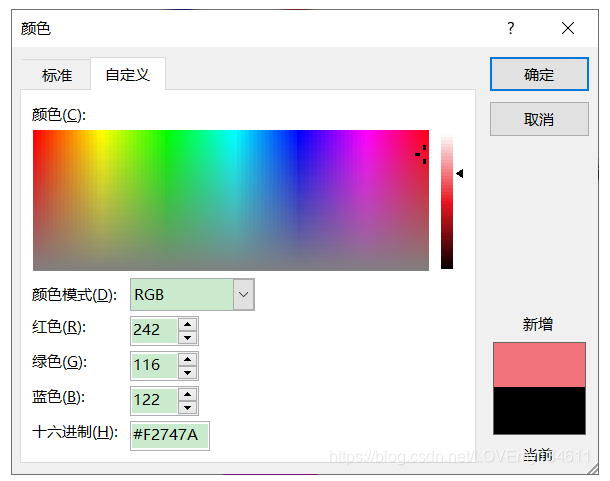
#> input picture python_note/python-cv/rgb.png, 610 x 481 px
$ python demo16_rotate_image.py
#> lines starting #> are read from the running program, lines starting #| are printed output that depends on the picture
import cv2
import numpy as np

# 加载原始图像
img = cv2.imread("rgb.png")
#> img is the input picture: shape (481, 610, 3); mean B, G, R 214.3, 214.7, 215.9

# OpenCV 提供了 getRotationMatrix2D() 函数来计算旋转矩阵，
# 并使用 warpAffine() 函数来执行图像的旋转操作
#
# getRotationMatrix2D函数 主要用于获得图像绕着 某一点的旋转矩阵
# getRotationMatrix2D(Point2f center, double angle, double scale)
# Point2f center：表示旋转的中心点
# double angle：表示旋转的角度（逆时针）
# double scale：图像缩放因子
#
# 得到旋转矩阵,2行3列，前两列为旋转角度、第三列为图片平移距离

# 仿射变换，包括平移(transform)、旋转(rotate)、缩放(scale)、剪切(shear)
# 是一种二维坐标到二维坐标之间的线性变换
# img_out = cv.warpAffine(img, mat, size)
#
# img_out -- 输出图像
# img -- 原始图像
# mat -- 2×3的变换矩阵
# size -- 变换后图像尺寸
#
# 本质上是另外两种简单变换的叠加：一个是线性变换，一个是平移变换。
# 该变换能保证图像的平直性和平行性，原来的直线仿射变换后还是直线，
# 原来的平行线经过仿射变换之后还是平行线。
# 进行哪种形式的仿射变换完全取决于变换矩阵mat。
# #           平移变换
# # mat = [[1,0,dx],
# #        [0,1,dy]]
# #           旋转变换
# # mat = cv2.getRotationMatrix2D(center, angle, scale)
# #           仿射变换
# # 变换矩阵mat可通过cv.getAffineTransfrom(points1, points2)函数获得
# # 变换矩阵的获取需要至少三组变换前后对应的点坐标，设取原图上的三个点组成矩阵points1，变换后的三个点组成的矩阵points2
# # mat = cv.getAffineTransform(points1, points2)

##
# 一、普通旋转
height, width = img.shape[:2]
#> height = 481; width = 610

# 计算旋转矩阵
rotation_matrix = cv2.getRotationMatrix2D((width/2, height/2), 45, 1)

# 旋转图像
rotated_img = cv2.warpAffine(img, rotation_matrix, (width, height))
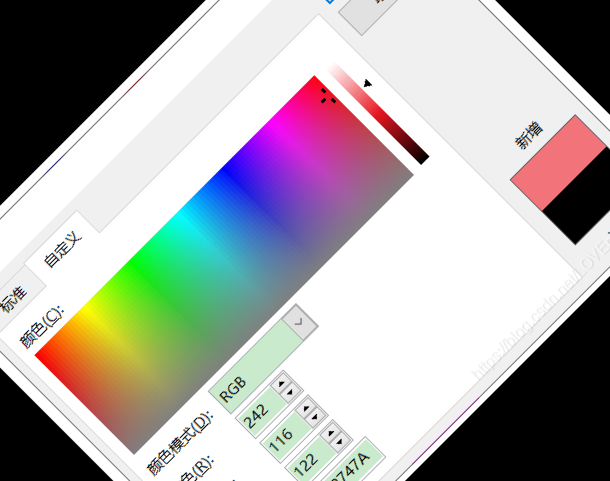
#> rotated_img: shape (481, 610, 3); mean B, G, R 170.4, 170.9, 172.4

# 显示旋转后的图像
cv2.imshow('Rotated Image', rotated_img)
cv2.waitKey(0)
cv2.destroyAllWindows()

##
# 二、旋转后完全显示
# 虽然已经能够绕任意点旋转，但是图片并不能显示完全，
# 所以还可以使用如下代码进行自适应调整图片大小。
rows, cols = img.shape[:2]
#> rows = 481; cols = 610
M = cv2.getRotationMatrix2D((cols / 2, rows / 2), 145, 1)

# 自适应图片边框大小,实际上就是简单的几何运算
cos = np.abs(M[0, 0])
#> cos = 0.819
sin = np.abs(M[0, 1])
#> sin = 0.574
new_w = rows * sin + cols * cos
#> new_w = 775.6
new_h = rows * cos + cols * sin
#> new_h = 743.9
M[0, 2] += (new_w - cols) * 0.5
M[1, 2] += (new_h - rows) * 0.5
w = int(np.round(new_w))
#> w = 776
h = int(np.round(new_h))
#> h = 744
res2 = cv2.warpAffine(img, M, (w, h))
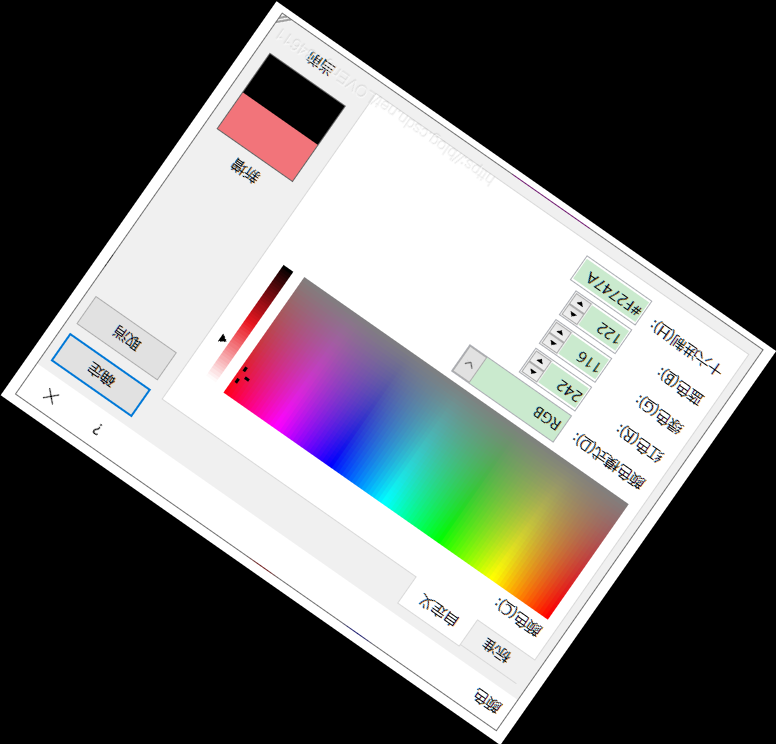
#> res2: shape (744, 776, 3); mean B, G, R 108.9, 109.1, 109.7

# 显示旋转后的图像
cv2.imshow('Dynamic Rotated Image', res2)
cv2.waitKey(0)
cv2.destroyAllWindows()
##
# 平移图片
height, width = img.shape[:2]

dx = 50
dy = 100
mat_shift = np.float32([[1, 0, dx],
                        [0, 1, dy]])

res2 = cv2.warpAffine(img, mat_shift, (width, height))
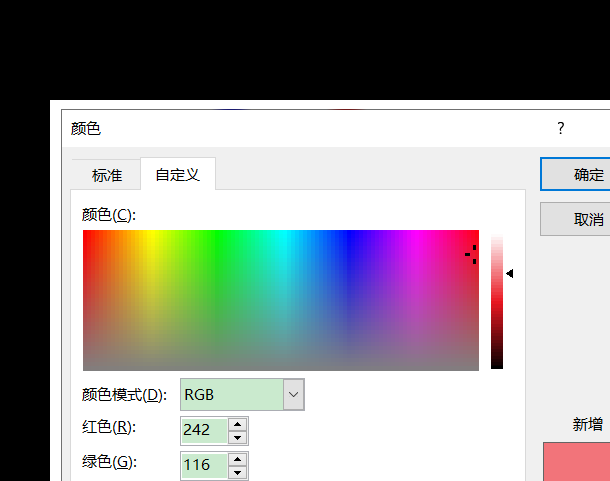
#> res2: shape (481, 610, 3); mean B, G, R 152.7, 153, 154

cv2.imshow('Shift Image', res2)
cv2.waitKey(0)
cv2.destroyAllWindows()
##
# 一般仿射变换
height, width = img.shape[:2]
points1 = np.float32([[30, 30], [100, 40], [40, 100]])
points2 = np.float32([[60, 60], [200, 80], [80, 200]])
mat_affine = cv2.getAffineTransform(points1, points2)
image_affine = cv2.warpAffine(img, mat_affine, (width, height))
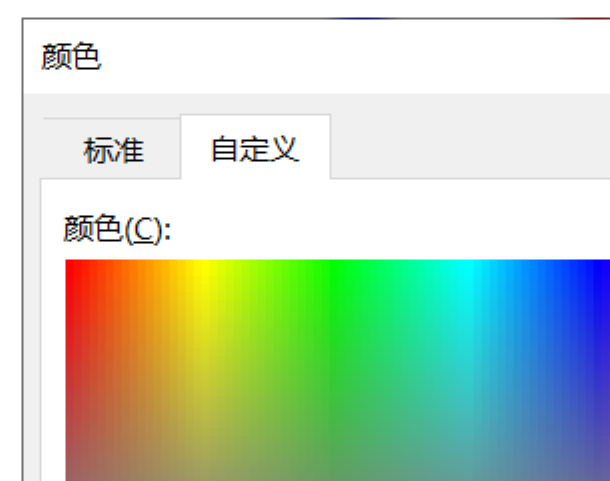
#> image_affine: shape (481, 610, 3); mean B, G, R 189.4, 211.9, 188.8
cv2.imshow("image_affine", image_affine)
cv2.waitKey(delay=0)
cv2.destroyAllWindows()

##
# 透视变换
# 透视变换（Perspective Transformation） 也叫视角转换，
# 是将图片投影到一个新的视平面，也称作投影映射。
# 顾名思义，将图片从一个视角转换到另一个视角
# 该变换能保证图像的平直性，不保证平行性，透视变换可保持直线不变形，但是平行线可能不再平行。
#
# img_out = cv.warpPerspective(img, mat, size)
#
# img_out -- 输出图像
# img -- 原始图像
# mat -- 3×3的变换矩阵
# size -- 变换后图像尺寸
#
# 变换矩阵mat可通过cv.getPerspectiveTransform()函数获得，
# 原理和cv.getAffineTransform()相同
# 透视变换至少需要四组变换前后对应的点坐标
# 设取原图上的四个点组成矩阵points1，变换后的四个点组成的矩阵points2

height, width = img.shape[:2]

points1 = np.float32([[30, 30], [10, 40], [40, 10], [5, 15]])
points2 = np.float32([[0, 0], [400, 0], [0, 400], [400, 400]])

mat_perspective = cv2.getPerspectiveTransform(points1, points2)
image_perspective = cv2.warpPerspective(img, mat_perspective, (width, height))
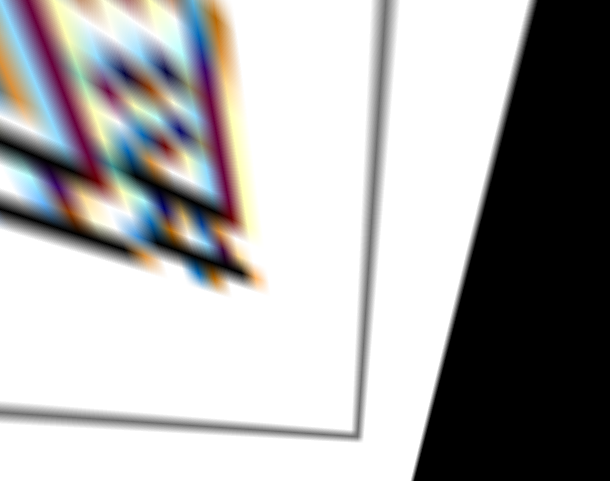
#> image_perspective: shape (481, 610, 3); mean B, G, R 169.7, 169.7, 170.6

cv2.imshow("image_perspective", image_perspective)
cv2.waitKey(delay=0)
cv2.destroyAllWindows()

# 总结：
# 仿射变换可以将矩形图片映射为平行四边形，
# 透视变换可以将矩形图片映射为任意四边形。
#
# 仿射变换是透视变换的一种特殊形式，它是把二维转到三维，变换后在映射回之前的二维空间，而不是另一个二维空间。
# 仿射变换至少需要三个对应的点坐标，透视变换至少需要四个。
#
# 补充：数学原理
